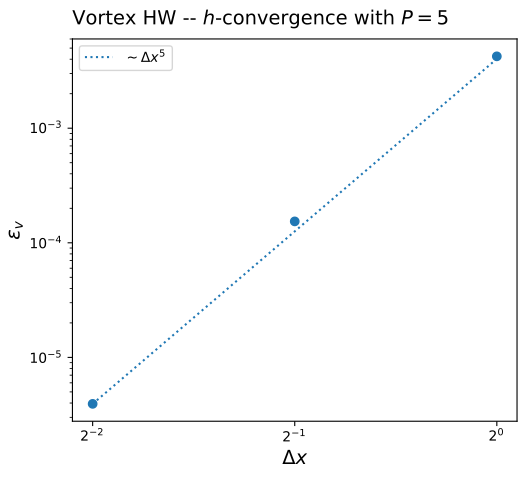

Source code (Python):
#! /usr/bin/env python3

import matplotlib.pyplot as plt
import numpy as np
import math


res = np.genfromtxt('convergence_dx.dat', skip_header=0, names=True)

plt.figure(figsize=(5.22, 4.8))
plt.suptitle(r'Vortex HW -- $h$-convergence with $P=5$', fontsize=14)

plt.plot(res['dx'], res['err_v_rms'], linestyle='None', marker='o')

# line indicating a slope of 5
n = res['dt'].size - 1
x = np.array([ res['dx'][n], res['dx'][0] ])
y = res['err_v_rms'][n] * np.array([ 1.0, (x[1] / x[0])**5 ])
plt.plot(x, y, linestyle=':', marker='None', color='C0', label=r'$\sim\Delta x^5$')

plt.xscale('log', basex=2)
plt.xlabel(r'$\Delta x$', size='14')

plt.yscale('log')
plt.ylabel(r'$\varepsilon_v$', size='14')

plt.legend(loc='best', ncol=1)

plt.tight_layout(rect=[-0.02, -0.02, 1.02, 0.95])
plt.savefig('convergence_dx.pdf')
